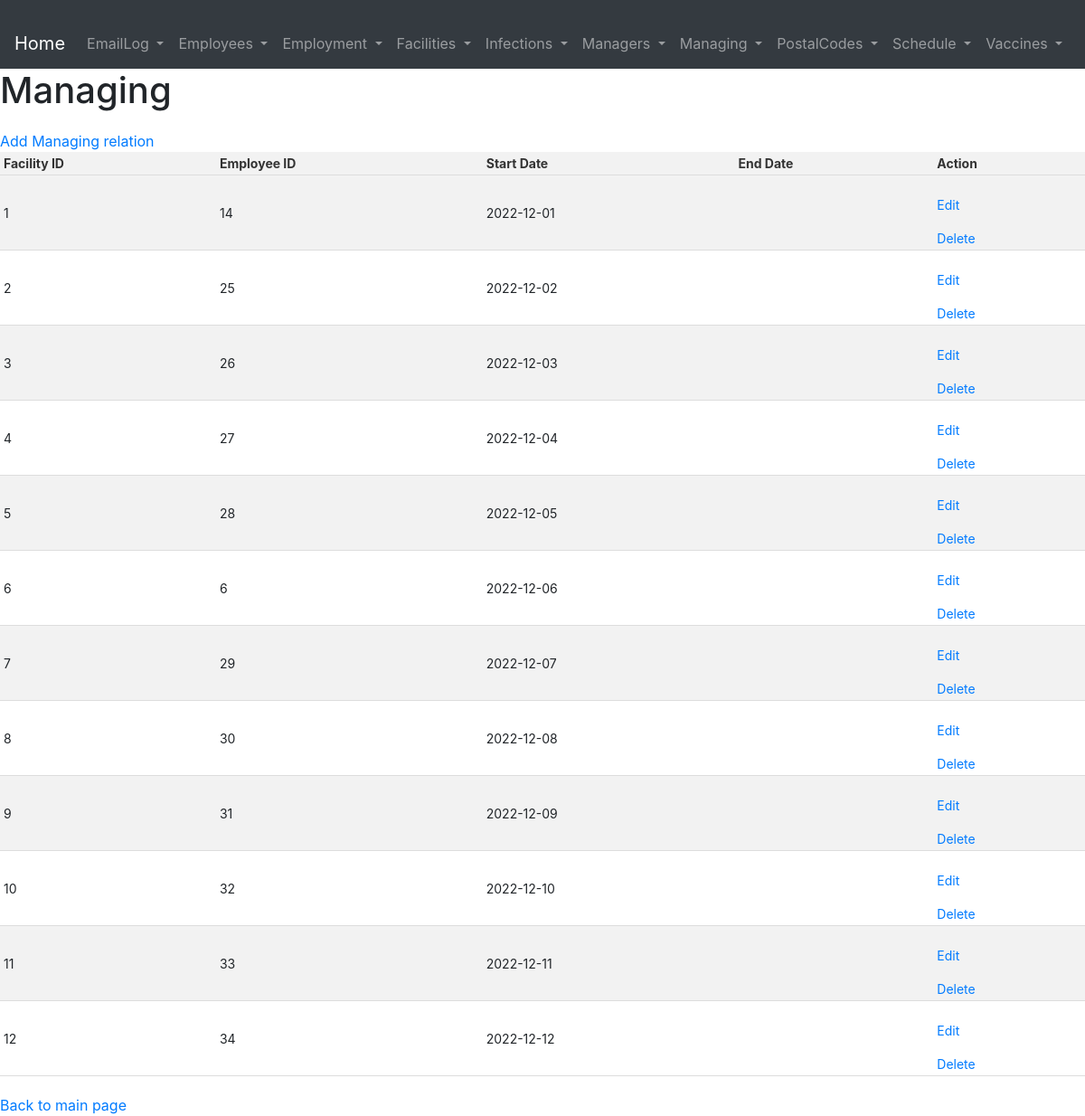
Before: /pages/Managing/index.php with the older database file.
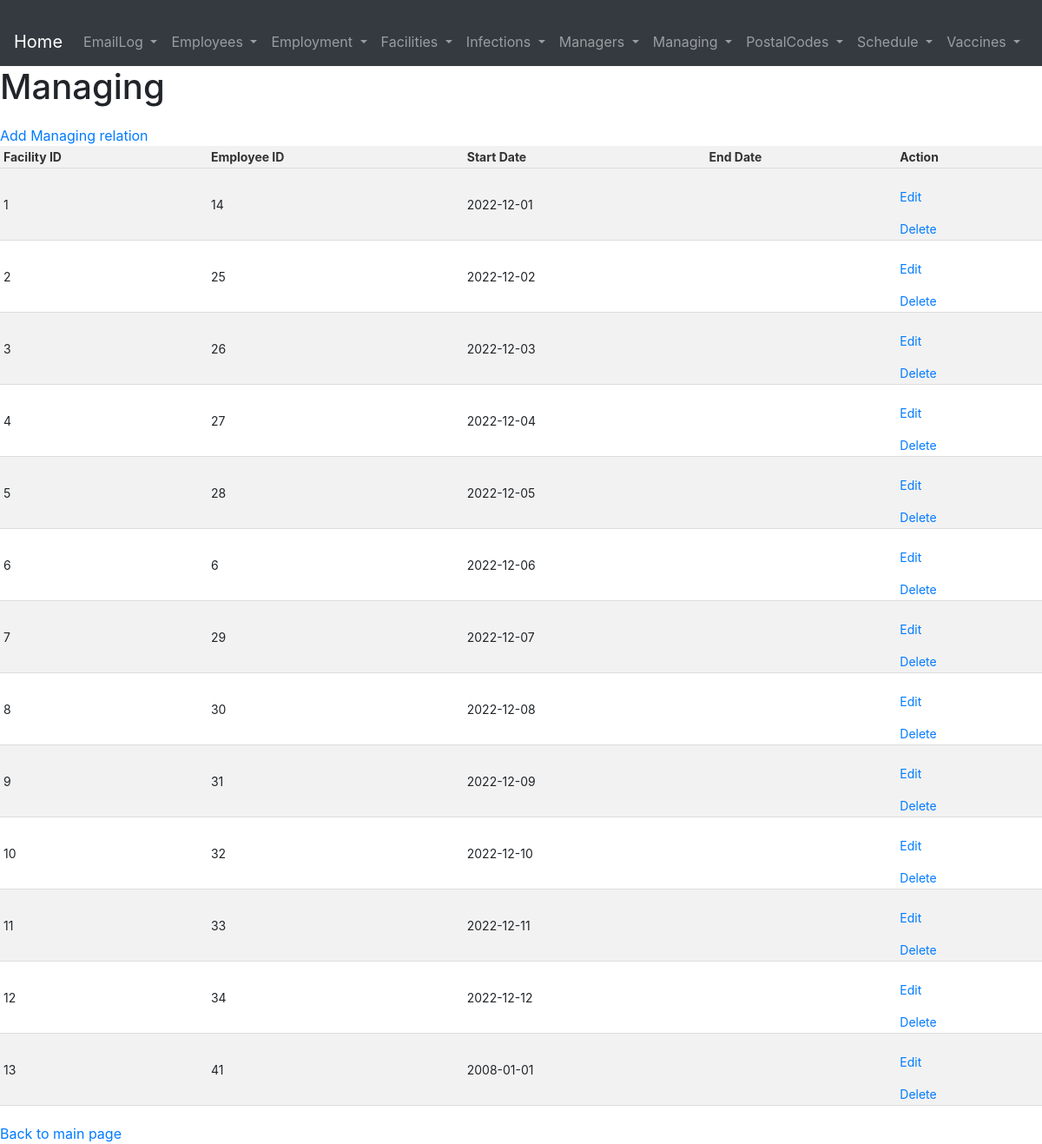
After: the same page with the newer database file.
### tables this page shows
CREATE TABLE Managing (
  FacilityID INT,
  EmployeeID INT,
  StartDate DATE NOT NULL,
  EndDate DATE,
  PRIMARY KEY (FacilityID, EmployeeID, StartDate),
  FOREIGN KEY (FacilityID) REFERENCES Facilities(FacilityID),
  FOREIGN KEY (EmployeeID) REFERENCES Managers(EmployeeID),
  CHECK (COALESCE(EndDate, '9999-12-31') > StartDate)
);

### pages/Managing/index.php (the view, shortened to what this page needs)
<?php require_once '../../database.php';
    include '../header.php';
?>
<!DOCTYPE html>
<html lang="en">
<head>
    <link rel="stylesheet" href="../../pages/style.css">
</head>
<body>
    <h1>Managing</h1>
    <a href="./create.php">Add Managing relation</a>
    <table>
        <tr>
            <th>Facility ID</th>
            <th>Employee ID</th>
            <th>Start Date</th>
            <th>End Date</th>
            <th>Action</th>
        </tr>
        <?php
            $result = $conn->query("SELECT * FROM Managing");
            while ($row = $result->fetch_assoc()) {
        ?>
        <tr>
            <td><?php echo $row["FacilityID"]; ?></td>
            <td><?php echo $row["EmployeeID"]; ?></td>
            <td><?php echo $row["StartDate"]; ?></td>
            <td><?php echo $row["EndDate"]; ?></td>
            <td>
                <a href="./edit.php?FacilityID=<?php echo $row["FacilityID"]; ?>&EmployeeID=<?php echo $row["EmployeeID"]; ?>&StartDate=<?php echo $row["StartDate"]; ?>">Edit</a>
                <a href="./delete.php?FacilityID=<?php echo $row["FacilityID"]; ?>&EmployeeID=<?php echo $row["EmployeeID"]; ?>&StartDate=<?php echo $row["StartDate"]; ?>" onclick="return confirm('Are you sure you want to delete this manager?')">Delete</a>
            </td>
        </tr>
        <?php } ?>
    </table>
    <a href="../../index.php">Back to main page</a>
</body>
</html>

Changed rows visible on the page:
added managing: FacilityID "13", EmployeeID "41", StartDate "2008-01-01"
